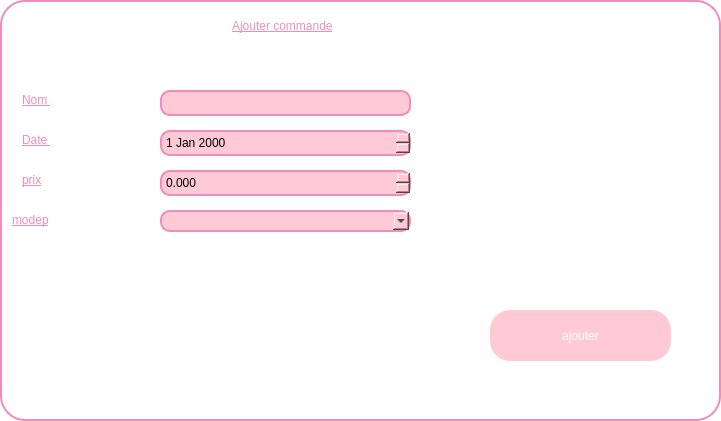
     <widget class="QFrame" name="frame_2">
      <property name="geometry">
       <rect>
        <x>350</x>
        <y>100</y>
        <width>721</width>
        <height>421</height>
       </rect>
      </property>
      <property name="styleSheet">
       <string notr="true">QFrame {
    background-color: white;
    width: 10px;
    border: 2px solid #EF8EBA;
    border-radius: 25px;
}</string>
      </property>
      <property name="frameShape">
       <enum>QFrame::NoFrame</enum>
      </property>
      <widget class="QLineEdit" name="lineEdit_3">
       <property name="geometry">
        <rect>
         <x>20</x>
         <y>90</y>
         <width>81</width>
         <height>20</height>
        </rect>
       </property>
       <property name="styleSheet">
        <string notr="true">QLineEdit{
	text-decoration: underline;
	color:#EF8EBA;
	font: 700 italic 10pt &quot;Segoe UI&quot;;
	;
}</string>
       </property>
       <property name="text">
        <string>Nom </string>
       </property>
       <property name="frame">
        <bool>false</bool>
       </property>
      </widget>
      <widget class="QLineEdit" name="lineEdit_4">
       <property name="geometry">
        <rect>
         <x>20</x>
         <y>130</y>
         <width>131</width>
         <height>20</height>
        </rect>
       </property>
       <property name="styleSheet">
        <string notr="true">QLineEdit{
	text-decoration: underline;
	color:#EF8EBA;
	font: 700 italic 10pt &quot;Segoe UI&quot;;
	;
}</string>
       </property>
       <property name="text">
        <string>Date </string>
       </property>
       <property name="frame">
        <bool>false</bool>
       </property>
      </widget>
      <widget class="QLineEdit" name="lineEdit_5">
       <property name="geometry">
        <rect>
         <x>20</x>
         <y>170</y>
         <width>71</width>
         <height>20</height>
        </rect>
       </property>
       <property name="styleSheet">
        <string notr="true">QLineEdit{
	text-decoration: underline;
	color:#EF8EBA;
	font: 700 italic 10pt &quot;Segoe UI&quot;;
	;
}</string>
       </property>
       <property name="text">
        <string>prix</string>
       </property>
       <property name="frame">
        <bool>false</bool>
       </property>
      </widget>
      <widget class="QLineEdit" name="lineEdit_6">
       <property name="geometry">
        <rect>
         <x>10</x>
         <y>210</y>
         <width>121</width>
         <height>20</height>
        </rect>
       </property>
       <property name="styleSheet">
        <string notr="true">QLineEdit{
	text-decoration: underline;
	color: #EF8EBA;
	font: 700 italic 10pt &quot;Segoe UI&quot;;
	;
}</string>
       </property>
       <property name="text">
        <string>modep</string>
       </property>
       <property name="frame">
        <bool>false</bool>
       </property>
      </widget>
      <widget class="QLineEdit" name="lineEdit_9">
       <property name="geometry">
        <rect>
         <x>160</x>
         <y>90</y>
         <width>251</width>
         <height>26</height>
        </rect>
       </property>
       <property name="styleSheet">
        <string notr="true">QLineEdit {
	background-color: rgb(255, 202, 213);
    border: 2px solid #EF8EBA; /* Bordure rose */
    border-radius: 10px; /* Coins arrondis */
    padding: 2px;
}</string>
       </property>
      </widget>
      <widget class="QLineEdit" name="lineEdit_14">
       <property name="geometry">
        <rect>
         <x>230</x>
         <y>10</y>
         <width>251</width>
         <height>31</height>
        </rect>
       </property>
       <property name="styleSheet">
        <string notr="true">QLineEdit{
	text-decoration: underline;
	color: #EF8EBA;
	font: 700 italic 15pt &quot;Segoe UI&quot;;
	;
}</string>
       </property>
       <property name="text">
        <string>Ajouter commande</string>
       </property>
       <property name="frame">
        <bool>false</bool>
       </property>
      </widget>
      <widget class="QPushButton" name="pushButton_5">
       <property name="geometry">
        <rect>
         <x>490</x>
         <y>310</y>
         <width>181</width>
         <height>51</height>
        </rect>
       </property>
       <property name="styleSheet">
        <string notr="true">QPushButton {
	background-color: rgb(255, 202, 213);
    color: white; /* Texte blanc */
    border-radius:20px  ; /* Coins arrondis */
	border-color: rgb(239, 142, 186);
    padding: 8px;
}</string>
       </property>
       <property name="text">
        <string>ajouter</string>
       </property>
      </widget>
      <widget class="QDateEdit" name="dateEdit">
       <property name="geometry">
        <rect>
         <x>160</x>
         <y>130</y>
         <width>251</width>
         <height>26</height>
        </rect>
       </property>
       <property name="styleSheet">
        <string notr="true">QDateEdit {
	background-color: rgb(255, 202, 213);
    border: 2px solid #EF8EBA; /* Bordure rose */
    border-radius: 10px; /* Coins arrondis */
    padding: 2px;
}</string>
       </property>
      </widget>
      <widget class="QComboBox" name="CM_modep">
       <property name="geometry">
        <rect>
         <x>160</x>
         <y>210</y>
         <width>251</width>
         <height>22</height>
        </rect>
       </property>
       <property name="styleSheet">
        <string notr="true">QComboBox {
	background-color: rgb(255, 202, 213);
    border: 2px solid #EF8EBA; /* Bordure rose */
    border-radius: 10px; /* Coins arrondis */
    padding: 2px;
}</string>
       </property>
      </widget>
      <widget class="QDoubleSpinBox" name="doubleSpinBox_1">
       <property name="geometry">
        <rect>
         <x>160</x>
         <y>170</y>
         <width>251</width>
         <height>26</height>
        </rect>
       </property>
       <property name="styleSheet">
        <string notr="true">QDoubleSpinBox {
	background-color: rgb(255, 202, 213);
    border: 2px solid #EF8EBA; /* Bordure rose */
    border-radius: 10px; /* Coins arrondis */
    padding: 2px;
}</string>
       </property>
       <property name="decimals">
        <number>3</number>
       </property>
       <property name="maximum">
        <double>99999.990000000005239</double>
       </property>
      </widget>
     </widget>
